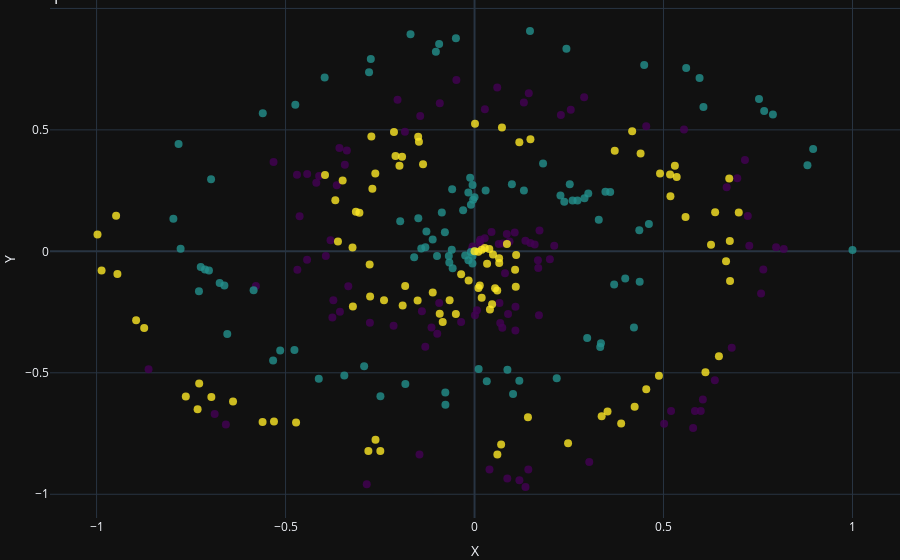

The cell this chart's notebook holds for it:
### Code cell
# Graph the inputs
fig = go.Figure()
fig.add_trace(
    go.Scatter(
        x=X[:,0], y=X[:,1], mode='markers', 
        marker=dict(size=8, color=y, opacity=0.8, colorscale='Viridis'), name='Dataset'
    )
)

# Update the layout of the plot
fig.update_layout(
    title='Spiral Dataset',
    xaxis_title='X',
    yaxis_title='Y',
    margin=dict(l=0, r=0, t=0, b=0),  # Set margins to zero
    
)

# Save plot to file in png and svg format
fig.write_image('../assets/images/scatter_plot_2d_spiral.png')
fig.write_image('../assets/images/scatter_plot_2d_spiral.svg')

# Show the plot
fig.show()

### Figure 1 — Plotly figure (JSON) as saved in the notebook; plotly's stock layout.template omitted (floating-point values rounded to 4 significant figures; data arrays with more than 128 entries replaced by an {"elided": "..."} marker saying what was removed)
{"data": [{"marker": {"color": {"elided": "300 int values"}, "colorscale": [[0.0, "#440154"], [0.1111, "#482878"], [0.2222, "#3e4989"], [0.3333, "#31688e"], [0.4444, "#26828e"], [0.5556, "#1f9e89"], [0.6667, "#35b779"], [0.7778, "#6ece58"], [0.8889, "#b5de2b"], [1.0, "#fde725"]], "opacity": 0.8, "size": 8}, "mode": "markers", "name": "Dataset", "x": {"elided": "300 float values"}, "y": {"elided": "300 float values"}, "type": "scatter"}], "layout": {"margin": {"l": 0, "r": 0, "t": 0, "b": 0}, "title": {"text": "Spiral Dataset"}, "xaxis": {"title": {"text": "X"}}, "yaxis": {"title": {"text": "Y"}}}}
